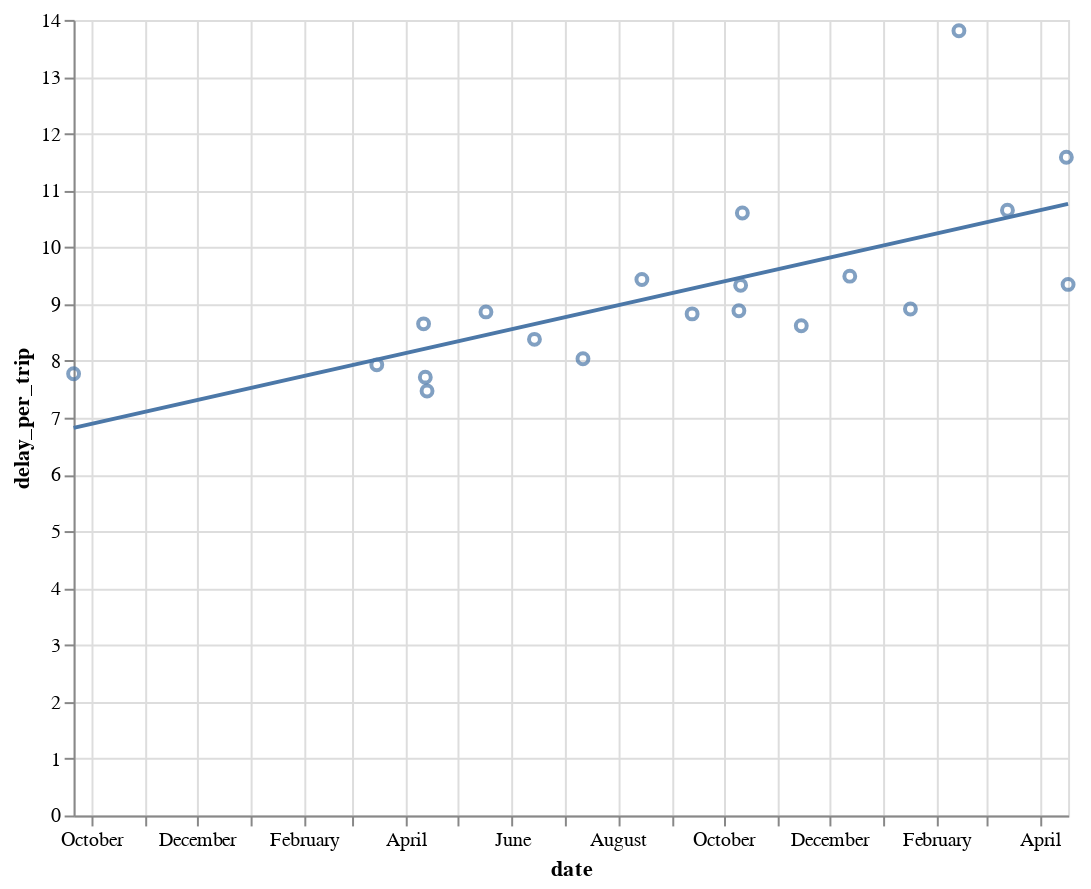

Notebook code for this chart:
### Code cell
chart = alt.Chart(lincoln_delay_df).mark_point().encode(
    x='date:T',
    y='delay_per_trip'
).properties(width=500, height=400)

chart + chart.transform_regression('date', 'delay_per_trip').mark_line()

### Figure 1 — Vega-Lite specification as saved in the notebook (floating-point values rounded to 4 significant figures)
{"config": {"view": {"continuousWidth": 300, "continuousHeight": 300}}, "layer": [{"mark": {"type": "point"}, "encoding": {"x": {"field": "date", "type": "temporal"}, "y": {"field": "delay_per_trip", "type": "quantitative"}}}, {"mark": {"type": "line"}, "encoding": {"x": {"field": "date", "type": "temporal"}, "y": {"field": "delay_per_trip", "type": "quantitative"}}, "transform": [{"on": "date", "regression": "delay_per_trip"}]}], "data": {"name": "data-2c5db0ab9250ea3676f566617fe88af6"}, "height": 400, "width": 500, "$schema": "https://vega.github.io/schema/vega-lite/v5.14.1.json", "datasets": {"data-2c5db0ab9250ea3676f566617fe88af6": [{"date_str": "2022-09-21", "delay_minutes": 1415.0, "vp_trip_count": 182, "vp_pct_sched": 0.9286, "date": "2022-09-21T00:00:00", "weekday": "Wed", "delay_per_trip": 7.773}, {"date_str": "2023-03-15", "delay_minutes": 1237.0, "vp_trip_count": 156, "vp_pct_sched": 0.963, "date": "2023-03-15T00:00:00", "weekday": "Wed", "delay_per_trip": 7.93}, {"date_str": "2023-04-11", "delay_minutes": 1254.0, "vp_trip_count": 145, "vp_pct_sched": 0.8951, "date": "2023-04-11T00:00:00", "weekday": "Tue", "delay_per_trip": 8.651}, {"date_str": "2023-04-12", "delay_minutes": 1234.0, "vp_trip_count": 160, "vp_pct_sched": 0.9877, "date": "2023-04-12T00:00:00", "weekday": "Wed", "delay_per_trip": 7.713}, {"date_str": "2023-04-13", "delay_minutes": 1091.0, "vp_trip_count": 146, "vp_pct_sched": 0.9012, "date": "2023-04-13T00:00:00", "weekday": "Thu", "delay_per_trip": 7.471}, {"date_str": "2023-05-17", "delay_minutes": 1276.0, "vp_trip_count": 144, "vp_pct_sched": 0.8889, "date": "2023-05-17T00:00:00", "weekday": "Wed", "delay_per_trip": 8.862}, {"date_str": "2023-06-14", "delay_minutes": 1207.0, "vp_trip_count": 144, "vp_pct_sched": 0.8889, "date": "2023-06-14T00:00:00", "weekday": "Wed", "delay_per_trip": 8.379}, {"date_str": "2023-07-12", "delay_minutes": 1302.0, "vp_trip_count": 162, "vp_pct_sched": 1.0, "date": "2023-07-12T00:00:00", "weekday": "Wed", "delay_per_trip": 8.037}, {"date_str": "2023-08-15", "delay_minutes": 1509.0, "vp_trip_count": 160, "vp_pct_sched": 0.9877, "date": "2023-08-15T00:00:00", "weekday": "Tue", "delay_per_trip": 9.431}, {"date_str": "2023-09-13", "delay_minutes": 1298.0, "vp_trip_count": 147, "vp_pct_sched": 0.9074, "date": "2023-09-13T00:00:00", "weekday": "Wed", "delay_per_trip": 8.827}, {"date_str": "2023-10-10", "delay_minutes": 1359.0, "vp_trip_count": 153, "vp_pct_sched": 0.9444, "date": "2023-10-10T00:00:00", "weekday": "Tue", "delay_per_trip": 8.883}, {"date_str": "2023-10-11", "delay_minutes": 1465.0, "vp_trip_count": 157, "vp_pct_sched": 0.9691, "date": "2023-10-11T00:00:00", "weekday": "Wed", "delay_per_trip": 9.329}, {"date_str": "2023-10-12", "delay_minutes": 1611.0, "vp_trip_count": 152, "vp_pct_sched": 0.9383, "date": "2023-10-12T00:00:00", "weekday": "Thu", "delay_per_trip": 10.6}, {"date_str": "2023-11-15", "delay_minutes": 1301.0, "vp_trip_count": 151, "vp_pct_sched": 0.9321, "date": "2023-11-15T00:00:00", "weekday": "Wed", "delay_per_trip": 8.617}, {"date_str": "2023-12-13", "delay_minutes": 1471.0, "vp_trip_count": 155, "vp_pct_sched": 0.9568, "date": "2023-12-13T00:00:00", "weekday": "Wed", "delay_per_trip": 9.49}, {"date_str": "2024-01-17", "delay_minutes": 1283.0, "vp_trip_count": 144, "vp_pct_sched": 0.8889, "date": "2024-01-17T00:00:00", "weekday": "Wed", "delay_per_trip": 8.912}, {"date_str": "2024-02-14", "delay_minutes": 2099.0, "vp_trip_count": 152, "vp_pct_sched": 0.9383, "date": "2024-02-14T00:00:00", "weekday": "Wed", "delay_per_trip": 13.81}, {"date_str": "2024-03-13", "delay_minutes": 1629.0, "vp_trip_count": 153, "vp_pct_sched": 0.9444, "date": "2024-03-13T00:00:00", "weekday": "Wed", "delay_per_trip": 10.65}, {"date_str": "2024-04-16", "delay_minutes": 1587.0, "vp_trip_count": 137, "vp_pct_sched": 0.8457, "date": "2024-04-16T00:00:00", "weekday": "Tue", "delay_per_trip": 11.58}, {"date_str": "2024-04-17", "delay_minutes": 1252.0, "vp_trip_count": 134, "vp_pct_sched": 0.8272, "date": "2024-04-17T00:00:00", "weekday": "Wed", "delay_per_trip": 9.345}]}}
